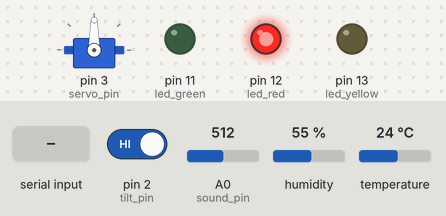
Bench run of a program on a simulated Arduino Uno, built with avr-gcc and run on an emulated ATmega328P. Parts: servo, output pins drawn as LEDs (lit = HIGH). Inputs (shaded band) come from the test bench; at power-on: A0 (sound_pin) = 512, humidity 55 %, pin 2 (tilt_pin) HIGH, temperature 24 °C. What the program prints to the serial monitor is not drawn.

Above: at 4.87 s.
4.9 s: "1\n" received over Serial
At 6.57 s:
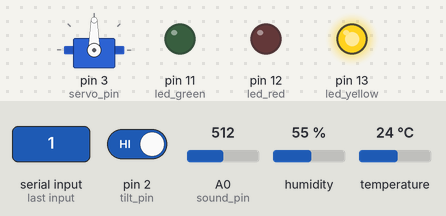
8.6 s: "5\n" received over Serial
At 8.9 s:
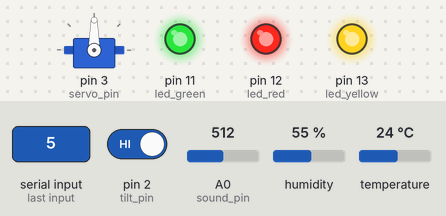
12.1 s: A0 (sound_pin) set to 213
15.6 s: A0 (sound_pin) set to 191
At 18.8 s:
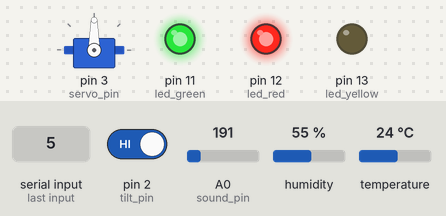
19.1 s: humidity set to 31 %
23.6 s: humidity set to 28 %
At 29.7 s:
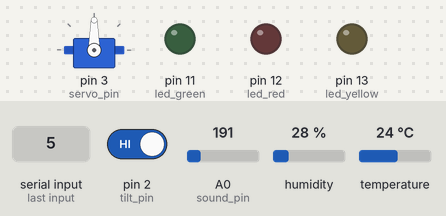
Timing chart, 0 to 32.3 s (numbered marks = the images above; inputs shaded):
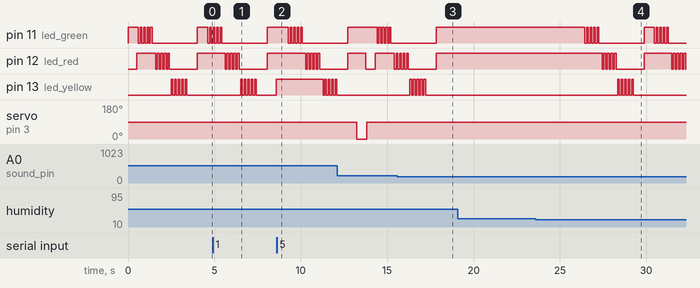

Measured:
- the behaviour switches between 201 and 200 on A0 (sound_pin) (found by bisection; images 2 and 3)
- the behaviour switches between 30 and 29 % on humidity (found by bisection; images 3 and 4)
- after the input at 15.6 s, pin 11 (led_green): goes on until 17.8 s, then stays HIGH
- after the input at 19.1 s, every drawn part: stays the same
- after the input at 23.6 s, pin 11 (led_green): goes 4 × (LOW 0.10 s, HIGH 0.10 s), LOW 2.6 s, HIGH 0.61 s, 4 × (LOW 0.10 s, HIGH 0.10 s), then LOW, starting after 2.8 s; pin 12 (led_red): goes 4 × (LOW 0.10 s, HIGH 0.10 s), LOW 1.6 s, HIGH 1.6 s, 4 × (LOW 0.10 s, HIGH 0.10 s), then LOW, starting after 3.8 s

The program:

main.cpp
```cpp
#include "classes.hpp"
#include "consts.hpp"
#include "includes.hpp"
#include "menu_template.hpp"
#include "utils.hpp"

unsigned long lastSensorCheck = 0;
const unsigned long sensorInterval = 2000;

Commands commands;
Servo servo;
DHT dht(dht_pin, dht_type);

void run_main_menu(int input);

void setup()
{
    pinMode(led_yellow, OUTPUT);
    pinMode(led_red, OUTPUT);
    pinMode(led_green, OUTPUT);
    servo.attach(servo_pin);
    dht.begin();

    Serial.begin(9600);

    servo.write(0);

    commands.ledOn(led_green);
}

void loop()
{
    commands.monitorSound();
    commands.monitorTilt();
    // 1. Check sensors every 2 seconds
    unsigned long currentMillis = millis();
    if (currentMillis - lastSensorCheck >= sensorInterval)
    {
        lastSensorCheck = currentMillis;

        commands.monitorTemp();
        commands.monitorHum();
    }

    if (Serial.available() > 0)
    {
        String input = Serial.readStringUntil('\n');
        input.trim();

        if (isInteger(input))
        {
            main_menu();
            commands.usr_command = input.toInt();
            Serial.println(commands.usr_command);

            run_main_menu(commands.usr_command);
        }

        else
        {
            Serial.println("Incorrect input.");
        }
    }
}

void run_main_menu(int input)
{
    switch (input)
    {
        case 1:
            commands.ledOn(led_yellow);
            Serial.println("LED was switched On!");
            Serial.println("0 Errors.");
            break;
        case 2:
            commands.ledOff(led_yellow);
            Serial.println("LED was switched On!");
            Serial.println("0 Errors.");
            break;
        case 3:
            Serial.println("LED is blinking!");
            commands.ledBlink(led_yellow, 15);
            Serial.println("0 Errors.");
            break;
        case 4:
            commands.lockDoor(led_red);
            Serial.println("Door successfully locked and lock LED was switched to on!");
            Serial.println("0 Errors.");
            break;
        case 5:
            commands.unlockDoor(led_red);
            Serial.println("Door successfully unlocked and lock LED was switched to off!");
            Serial.println("0 Errors.");
            break;
        case 6:
            commands.readTemperature();
            delay(500);
            commands.readTemperature();
            delay(500);
            commands.readTemperature();
            delay(500);

            break;
        case 7:
            commands.readHumidity();
            delay(500);
            commands.readHumidity();
            delay(500);
            commands.readHumidity();
            delay(500);
            break;
        case 8:
            commands.readSoundLevel();
            delay(500);
            commands.readSoundLevel();
            delay(500);
            commands.readSoundLevel();
            delay(500);
            break;
        case 9:
            commands.readTilt();
            delay(500);
            commands.readTilt();
            delay(500);
            commands.readTilt();
            delay(500);
            break;
        case 99:
            Serial.println("System is deactivated! Restart/re-connect to resume!");
            commands.ledOff(led_green);
            while (true)
            {
            }
            break;
        case 0:
            break;
        default:
            Serial.println("Invalid selection!");
            break;
    }
}
```

classes.cpp
```cpp
#include "consts.hpp"
#include "includes.hpp"

extern Servo servo;
extern DHT dht;

void Commands::ledOff(int pin) { digitalWrite(pin, LOW); }

void Commands::ledOn(int pin) { digitalWrite(pin, HIGH); }

void Commands::ledBlink(int pin, int blinks)
{
    for (int i = 0; i < blinks; i++)
    {
        digitalWrite(pin, HIGH);
        delay(100);
        digitalWrite(pin, LOW);
        delay(100);
    }
}

void Commands::lockDoor(int led)
{
    servo.write(90);
    delay(500);
    ledOn(led);
}

void Commands::unlockDoor(int led)
{
    servo.write(0);
    delay(500);
    ledOff(led);
}

void Commands::activateAlarm(int iters)
{
    Serial.println("SECURITY RISK DETECTED!!!");

    lockDoor(led_red);

    for (int i = 0; i < iters; i++)
    {
        ledBlink(led_green, 5);
        ledBlink(led_red, 5);
        ledBlink(led_yellow, 5);
        delay(20);
    }

    delay(500);

    ledOn(led_green);
    ledOn(led_red);
}


void Commands::monitorHum()
{
    float humidity = dht.readHumidity();

    if (isnan(humidity))
    {
        return;
    }


    if (humidity < 30 || humidity > 60)
    {
        clear_terminal();
        Serial.println("HUMIDITY ISSUE:" + String(humidity));
        activateAlarm(1);
    }
}


void Commands::monitorTemp()
{
    float temp = dht.readTemperature();

    if (isnan(temp))
    {
        return;
    }


    if (temp < 15 || temp > 30)
    {
        clear_terminal();
        Serial.println("TEMP ISSUE:" + String(temp));
        activateAlarm(1);
    }
}

void Commands::readHumidity() const
{
    float humidity = dht.readHumidity();
    if (isnan(humidity))
    {
        Serial.println("Failed to read humidity.");
        return;
    }
    Serial.println("Humidity: " + String(humidity) + "%");
}

void Commands::readTilt() const
{
    int tiltState = digitalRead(tilt_pin);

    if (tiltState == LOW)
    {
        Serial.println("No tampering detected!");
    }
    else
    {
        Serial.println("Tampering Detected!");
    }
}

void Commands::monitorTilt()
{
    int currentTiltState = digitalRead(tilt_pin);


    if (lastTiltState == HIGH && currentTiltState == LOW)
    {
        clear_terminal();
        Serial.println("TILT DETECTED!");
        activateAlarm(1);
    }


    lastTiltState = currentTiltState;
}

void Commands::readTemperature() const
{
    float temp = dht.readTemperature();
    if (isnan(temp))
    {
        Serial.println("Failed to read temperature.");
        return;
    }
    Serial.println("Temperature: " + String(temp) + "°C");
}

void Commands::monitorSound()
{
    int soundLevel = analogRead(sound_pin);


    if (soundLevel > 200)
    {
        clear_terminal();
        Serial.println("LOUD SOUND DETECTED: " + String(soundLevel));
        activateAlarm(1);
    }
}

void Commands::readSoundLevel() const
{
    int soundLevel = analogRead(sound_pin);

    Serial.println("Sound Level: " + String(soundLevel));
}

Commands::Commands() : usr_command(0) {}
```

classes.hpp
```cpp
#pragma once
#include "includes.hpp"

class Commands
{
   public:
    int usr_command;
    mutable int lastTiltState = HIGH;

    Commands();

    void ledOn(int pin);
    void ledOff(int pin);
    void ledBlink(int pin, int blinks);
    void lockDoor(int led);
    void unlockDoor(int led);
    void monitorTemp();
    void activateAlarm(int iters);
    void monitorHum();
    void readTemperature() const;
    void readHumidity() const;
    void monitorSound();
    void readSoundLevel() const;
    void readTilt() const;
    void monitorTilt();
};
```

consts.hpp
```cpp
#pragma once
#include "includes.hpp"

constexpr int led_yellow = 13;
constexpr int led_red = 12;
constexpr int servo_pin = 3;
constexpr int led_green = 11;
constexpr int dht_pin = 7;
constexpr int dht_type = DHT22;
constexpr int sound_pin = A0;
constexpr int tilt_pin = 2;
```

includes.hpp
```cpp
#pragma once
#include <Arduino.h>
#include <DHT.h>
#include <Servo.h>

#include "classes.hpp"
#include "utils.hpp"
```

menu_template.cpp
```cpp
#include "menu_template.hpp"

#define RESET_COLOR "\033[0m"
#define GREEN_TEXT "\033[32m"
#define BLUE_TEXT "\033[34m"
#define YELLOW_TEXT "\033[33m"
#define CYAN_TEXT "\033[36m"
#define RED_TEXT "\033[31m"

void main_menu()
{

    Serial.print("\033[2J\033[H");

    Serial.println(RED_TEXT "+---------------------------+");
    Serial.println(RED_TEXT "| " YELLOW_TEXT "[1] " GREEN_TEXT "Turn LED On          " RED_TEXT "|");
    Serial.println(RED_TEXT "| " YELLOW_TEXT "[2] " GREEN_TEXT "Turn LED Off         " RED_TEXT "|");
    Serial.println(RED_TEXT "| " YELLOW_TEXT "[3] " GREEN_TEXT "Blink LED            " RED_TEXT "|");
    Serial.println(RED_TEXT "| " YELLOW_TEXT "[4] " GREEN_TEXT "Manual Lock          " RED_TEXT "|");
    Serial.println(RED_TEXT "| " YELLOW_TEXT "[5] " GREEN_TEXT "Manual Unlock        " RED_TEXT "|");
    Serial.println(RED_TEXT "| " YELLOW_TEXT "[6] " GREEN_TEXT "Read Temp            " RED_TEXT "|");
    Serial.println(RED_TEXT "| " YELLOW_TEXT "[7] " GREEN_TEXT "Read Humidity        " RED_TEXT "|");
    Serial.println(RED_TEXT "| " YELLOW_TEXT "[8] " GREEN_TEXT "Read Sound Levels    " RED_TEXT "|");
    Serial.println(RED_TEXT "| " YELLOW_TEXT "[9] " GREEN_TEXT "Read Window State    " RED_TEXT "|");
    Serial.println(RED_TEXT "+---------------------------+");

    Serial.println("Press '99' to exit/disable security");
    Serial.print(BLUE_TEXT "> " RESET_COLOR);
}
```

menu_template.hpp
```cpp
#pragma once
#include "includes.hpp"

void main_menu();
```

utils.cpp
```cpp
#include "includes.hpp"

bool isInteger(String str)
{
    if (str.length() == 0) return false;
    for (size_t i = 0; i < str.length(); i++)
    {
        if (!isDigit(str.charAt(i))) return false;
    }
    return true;
}

void clear_terminal() { Serial.println("\033[2J\033[H"); }
```

utils.hpp
```cpp
#pragma once
#include "includes.hpp"

bool isInteger(String str);
void clear_terminal();
```
